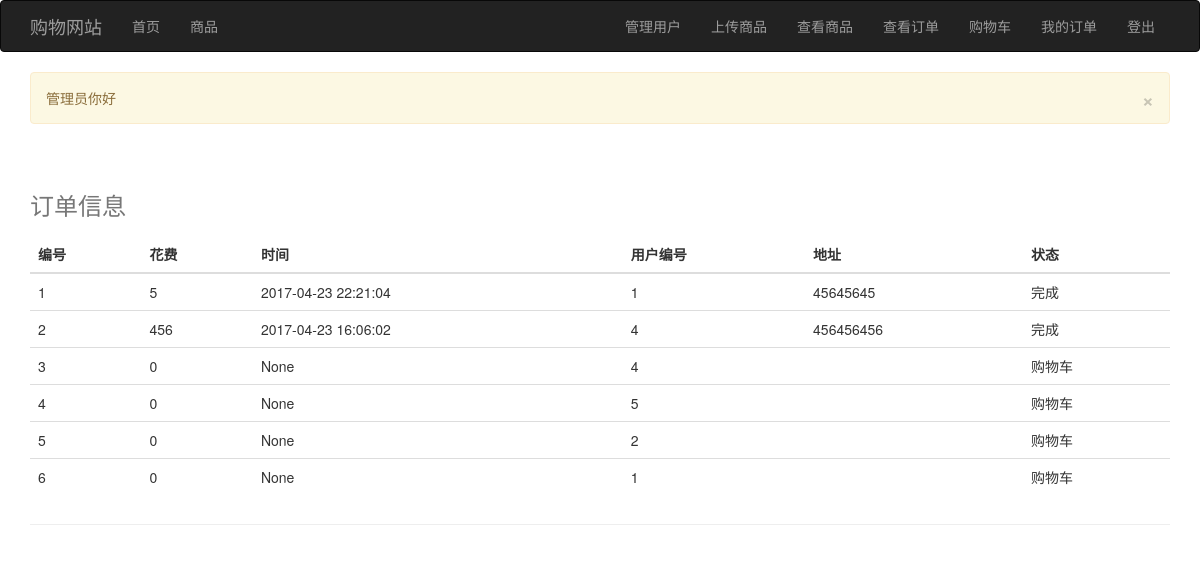
The app's page /admin_order (signed in), older data.
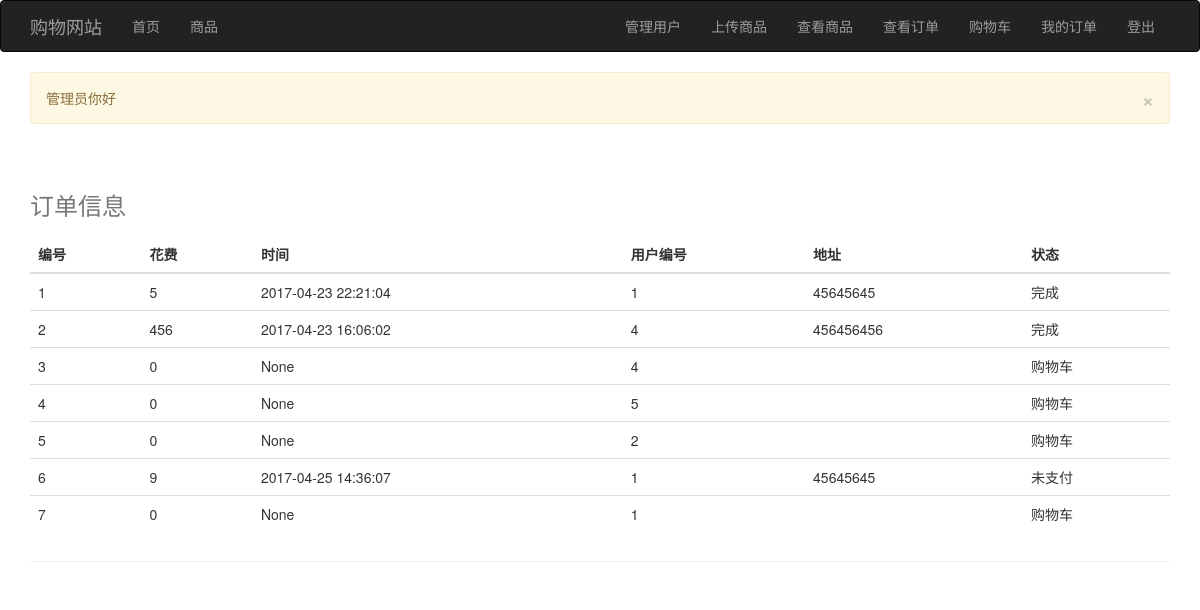
The same page, newer data.
### app/models.py (models this page shows, shortened)
class Order(db.Model):
    id = db.Column(db.Integer, primary_key=True)
    cost = db.Column(db.Integer)
    time = db.Column(db.DateTime)
    user_id = db.Column(db.Integer, db.ForeignKey('user.id'))
    address = db.Column(db.String(30))
    status = db.Column(db.String(5))  # 订单属性:购物车,未支付,待发货,已发货,完成
    items = db.relationship('OrderItem', backref='order', lazy='dynamic')

### app/views.py (the view)
@app.route('/admin_order')
@login_required
def admin_order():
    if g.user.is_admin():
        flash("管理员你好")
    else:
        flash("不是管理员,不能进入该页面")
        return redirect(url_for('goods'))
    allorder = Order.query.filter_by().all()
    return render_template('admin_order.html',allorder=allorder)

### app/models.py (called while the page is built)
    def is_admin(self):
        return self.admin

### app/views.py (called while the page is built)
@app.before_request
def before_request():
    g.user = current_user

@lm.user_loader
def load_user(id):
    return User.query.get(int(id))

### app/templates/admin_order.html
{% extends "base.html" %}
{% block page_content %}
    <div class="page-header">
        <table class="table">
            <caption><h3>订单信息</h3></caption>
            <thead>
            <tr>
                <th>编号</th>
                <th>花费</th>
                <th>时间</th>
                <th>用户编号</th>
                <th>地址</th>
                <th>状态</th>
            </tr>
            </thead>
            <tbody>
            {% for user in allorder %}
                <tr>
                    <td>{{ user.id }}</td>
                    <td>{{ user.cost }}</td>
                    <td>{{ user.time }}</td>
                    <td>{{ user.user_id }}</td>
                    <td>{{ user.address }}</td>
                    <td>{{ user.status }}</td>
                </tr>
            {% endfor %}
            </tbody>
        </table>
    </div>
{% endblock %}

### app/templates/base.html (shortened to what this page needs)
{% extends "bootstrap/base.html" %}
{% block navbar %}
    <div class="navbar navbar-inverse" role="navigation">
        <div class="container">
            <div class="navbar-header">
                <a class="navbar-brand" href="/">购物网站</a>
            </div>
            <div class="navbar-collapse collapse">
                <ul class="nav navbar-nav">
                    <li><a href="{{ url_for('index') }}">首页</a></li>
                    <li><a href="{{ url_for('goods') }}">商品</a></li>
                </ul>
                <ul class="nav navbar-nav navbar-right">
                    {% if g.user.admin %}
                        <li><a href="{{ url_for('admin') }}">管理用户</a></li>
                        <li><a href="{{ url_for('upload') }}">上传商品</a></li>
                        <li><a href="{{ url_for('admin_fruit') }}">查看商品</a></li>
                        <li><a href="{{ url_for('admin_order') }}">查看订单</a></li>
                    {% endif %}
                    {% if g.user.is_authenticated %}
                        <li><a href="{{ url_for('buy') }}">购物车</a></li>
                        <li><a href="{{ url_for('list') }}">我的订单</a></li>
                        <li><a href="{{ url_for('logout') }}">登出</a></li>
                    {% else %}
                        <li><a href="{{ url_for('login') }}">登录</a></li>
                        <li><a href="{{ url_for('register') }}">注册</a></li>
                    {% endif %}
                </ul>
            </div>
        </div>
    </div>
{% endblock %}
{% block content %}
    <div class="container">
        {% for message in get_flashed_messages() %}
            <div class="alert alert-warning">
                <button type="button" class="close" data-dismiss="alert">&times;</button>
                {{ message }}
            </div>
        {% endfor %}
        {% block page_content %}{% endblock %}
    </div>
{% endblock %}

Row changes from the older to the newer data that the page shows:
changed Order id 6: cost "0" → "9"; time "None" → "2017-04-25 14:36:07"; address (not shown) → "45645645"; status "购物车" → "未支付"
added Order: id "7", cost "0", time "None", user_id "1", status "购物车"
